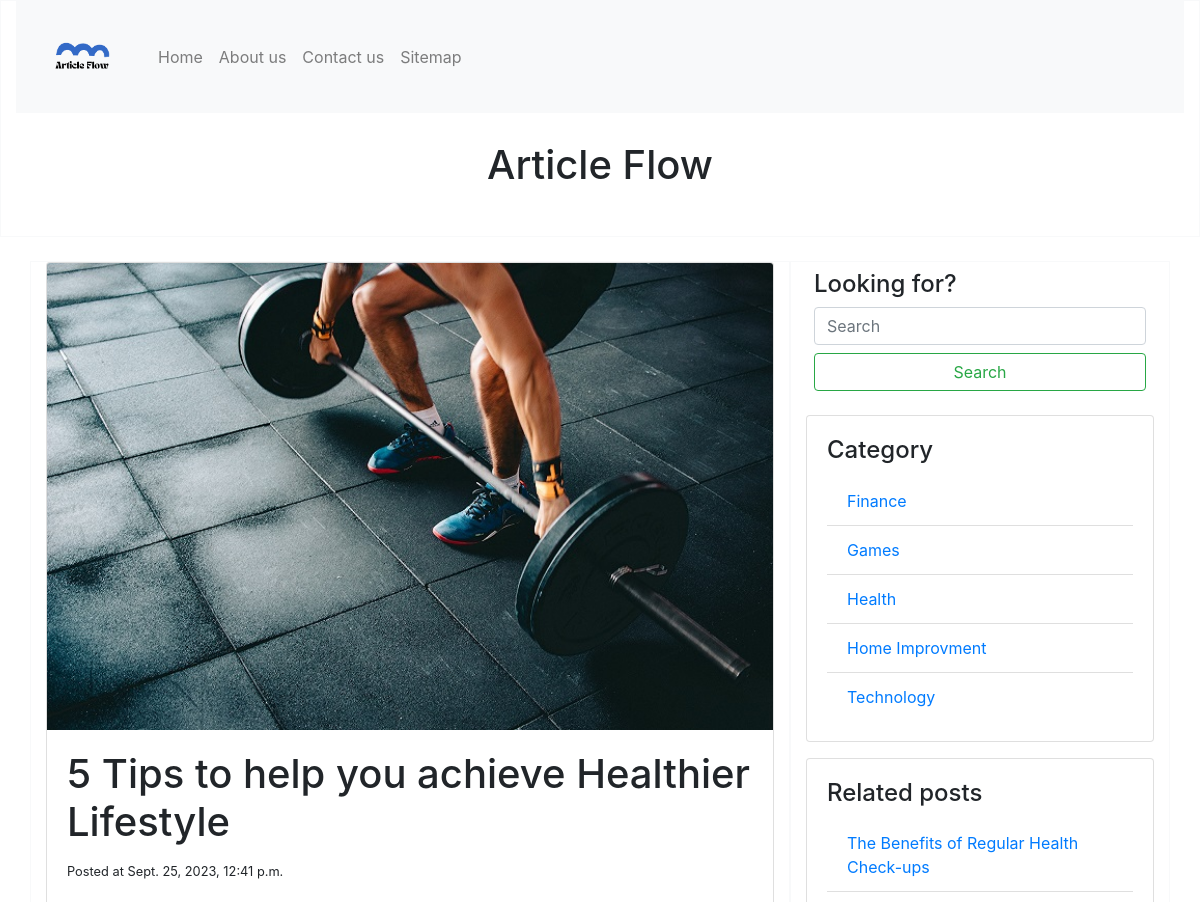
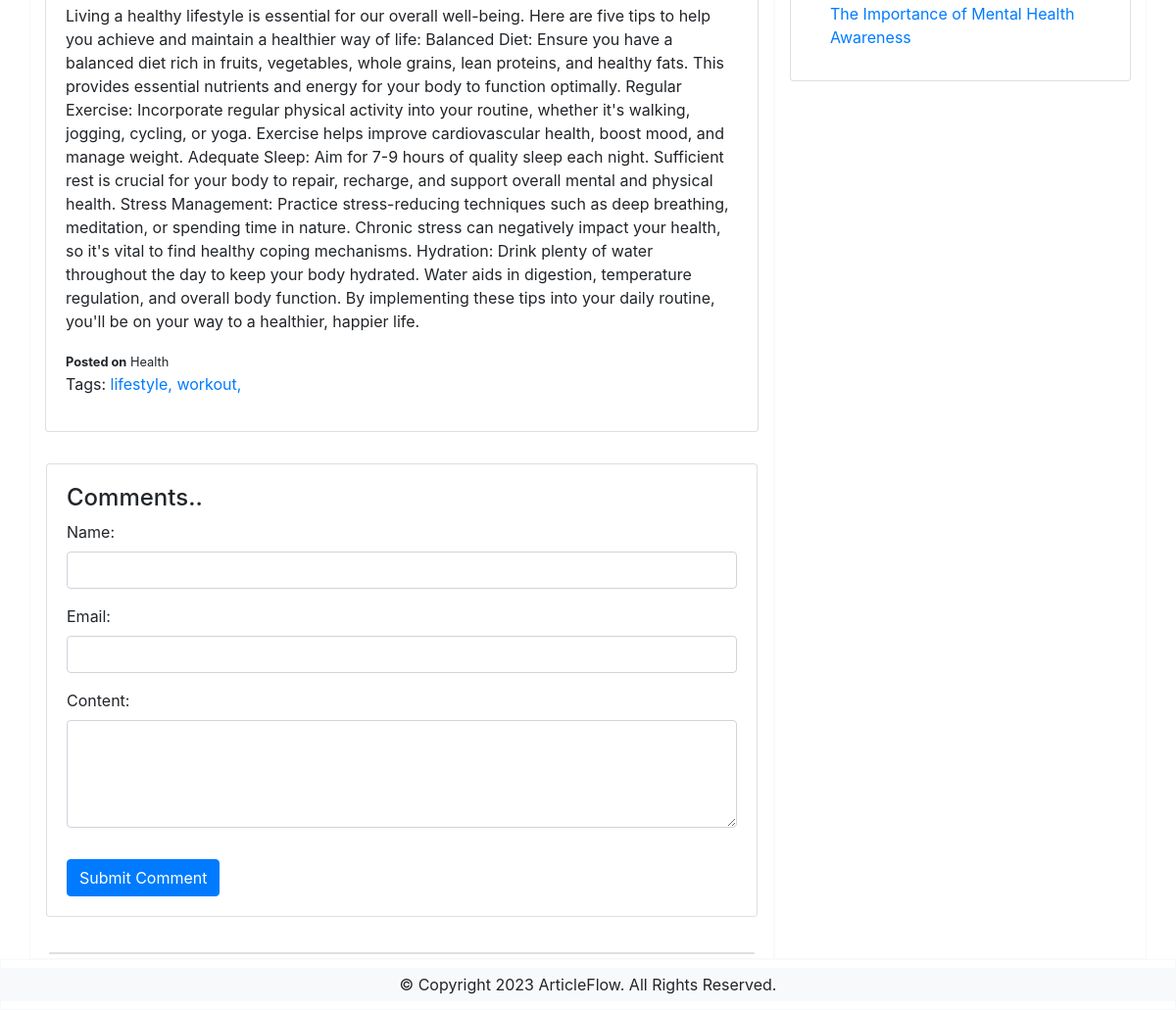
Screenshot of /blog/5-tips-for-a-healthier-lifestyle/ with the database file from the repository (2 pictures, top to bottom).
### blogapp/models.py (models this page shows, shortened)
class Post(models.Model):
    option = (
        ('draft', 'Draft'),
        ('published', 'Published'),
    )
    title = models.CharField(max_length=250)
    slug = slug = AutoSlugField(
        populate_from='title', unique=True, null=True, default=None)
    content = models.TextField()
    images = models.ImageField(upload_to='images')
    category = models.ForeignKey(Category, on_delete=models.CASCADE)
    created_at = models.DateTimeField(auto_now_add=True)
    updated_at = models.DateTimeField(auto_now=True)
    pub_status = models.CharField(
        max_length=10, choices=option, default='draft')
    author = models.ForeignKey(User, on_delete=models.PROTECT)
    tags = TaggableManager()
    class Meta:
        ordering = ['-created_at']

class Category(models.Model):
    title = models.CharField(max_length=250)
    slug = slug = AutoSlugField(
        populate_from='title', unique=True, null=True, default=None)
    def __str__(self):
        return self.title
    class Meta:
        ordering = ['title']
        verbose_name_plural = 'Categories'

### blogapp/views.py (the view)
# urls.py: path('blog/<slug:slug>/', views.post_detail, name='post_detail'),
def post_detail(request, slug):
    post = get_object_or_404(Post, slug=slug)
    all_cat = Category.objects.all()
    category = post.category
    related_posts = Post.objects.filter(category=category).exclude(slug=slug)
    all_comments = post.comments.all()
    if request.method == "POST":
        form = CommentForm(request.POST)
        if form.is_valid():
            comment = form.save(commit=False)
            comment.post = post
            comment.save()
    else:
        form = CommentForm()
    context = {
        'post': post,
        'related_posts': related_posts,
        'all_cats': all_cat,
        'cform': form,
        'all_comments': all_comments,
    }
    return render(request, 'postdetail.html', context)

### blogapp/forms.py
class CommentForm(forms.ModelForm):
    class Meta:
        model = Comment
        fields = ['name', 'email', 'content']
        widgets = {
            'name': forms.TextInput(attrs={'class': 'form-control'}),
            'email': forms.EmailInput(attrs={'class': 'form-control'}),
            'content': forms.Textarea(attrs={'class': 'form-control', 'rows': 4}),
        }

### templates/postdetail.html (shortened to what this page needs)
{% extends 'base.html' %}
{% block content %}
  <div class="row">
    <div class="col">
      <div class="card mb-3">
        <img class="card-img-top img-fluid" src="{{ post.images.url }}" alt="Card image cap" />
        <div class="card-body">
          <h1 class="card-title">{{ post.title }}</h1>
          <small>Posted at {{ post.created_at }}</small> <br /><br />
          <p class="card-text">{{ post.content }}</p>
          <small><b>Posted on</b> {{ post.category }}</small>
          <p>
            Tags:{% for tag in post.tags.all %}
              <a href="{% url 'tag_posts' tag.slug %}">{{ tag.name }},</a>
            {% endfor %}
          </p>
        </div>
      </div>
    </div>
  </div>
{% endblock %}
{% block comment %}
  <div class="row">
    <div class="col p-3">
      <div class="card mb-3">
        <div class="card-body">
          <h4>Comments..</h4>
          <form method="POST">
            {{ cform.as_p }}
            <button type="submit" class="btn btn-primary mt-3">Submit Comment</button>
          </form>
        </div>
      </div>
    </div>
  </div>
  <div class="row">
    <div class="col">
      <div class="card m-1">
      </div>
    </div>
  </div>
{% endblock %}
{% block category %}
  <div class="row">
    <div class="col category">
      <div class="card">
        <div class="card-body">
          <h4 class="card-title">Category</h4>
          <ul class="list-group list-group-flush">
            {% for x in all_cats %}
              <li class="list-group-item">
                <a href="{% url 'category' x.slug %}" class="card-link">{{ x.title }}</a>
              </li>
            {% endfor %}
          </ul>
        </div>
      </div>
    </div>
  </div>
{% endblock %}
{% block sidebarposts %}
  <div class="row">
    <div class="col related-post mt-3">
      <div class="card">
        <div class="card-body">
          <h4 class="card-title">Related posts</h4>
          <ul class="list-group list-group-flush">
            {% for post in related_posts %}
              <li class="list-group-item">
                <a href="{% url 'post_detail' post.slug %}" class="card-link">{{ post.title }}</a>
              </li>
            {% endfor %}
          </ul>
        </div>
      </div>
    </div>
  </div>
{% endblock %}

### static/css/style.css (style rules this page uses)
a { text-decoration: none; }
.trendy-posts, .related-post li { list-style: square; }

### rows the page displays
Post: images (picture), title "5 Tips to help you achieve Healthier Lifestyle", created_at "Sept. 25, 2023, 12:41 p.m.", content "Living a healthy lifestyle is essential for our overall well-being. Here are five tips to help you achieve and maintain a healthier way of life: Balanced Diet: Ensure you have a balanced diet rich in fruits, vegetables, whole grains, lean proteins, and healthy fats. This provides essential nutrients and energy for your body to function optimally. Regular Exercise: Incorporate regular physical activity into your routine, whether it's walking, jogging, cycling, or yoga. Exercise helps improve cardiovascular health, boost mood, and manage weight. Adequate Sleep: Aim for 7-9 hours of quality sleep each night. Sufficient rest is crucial for your body to repair, recharge, and support overall…", category "Health"
Tag: name "lifestyle"
Tag: name "workout"
Category: title "Finance"
Category: title "Games"
Category: title "Health"
Category: title "Home Improvment"
Category: title "Technology"
Post: title "The Benefits of Regular Health Check-ups"
Post: title "The Importance of Mental Health Awareness"
